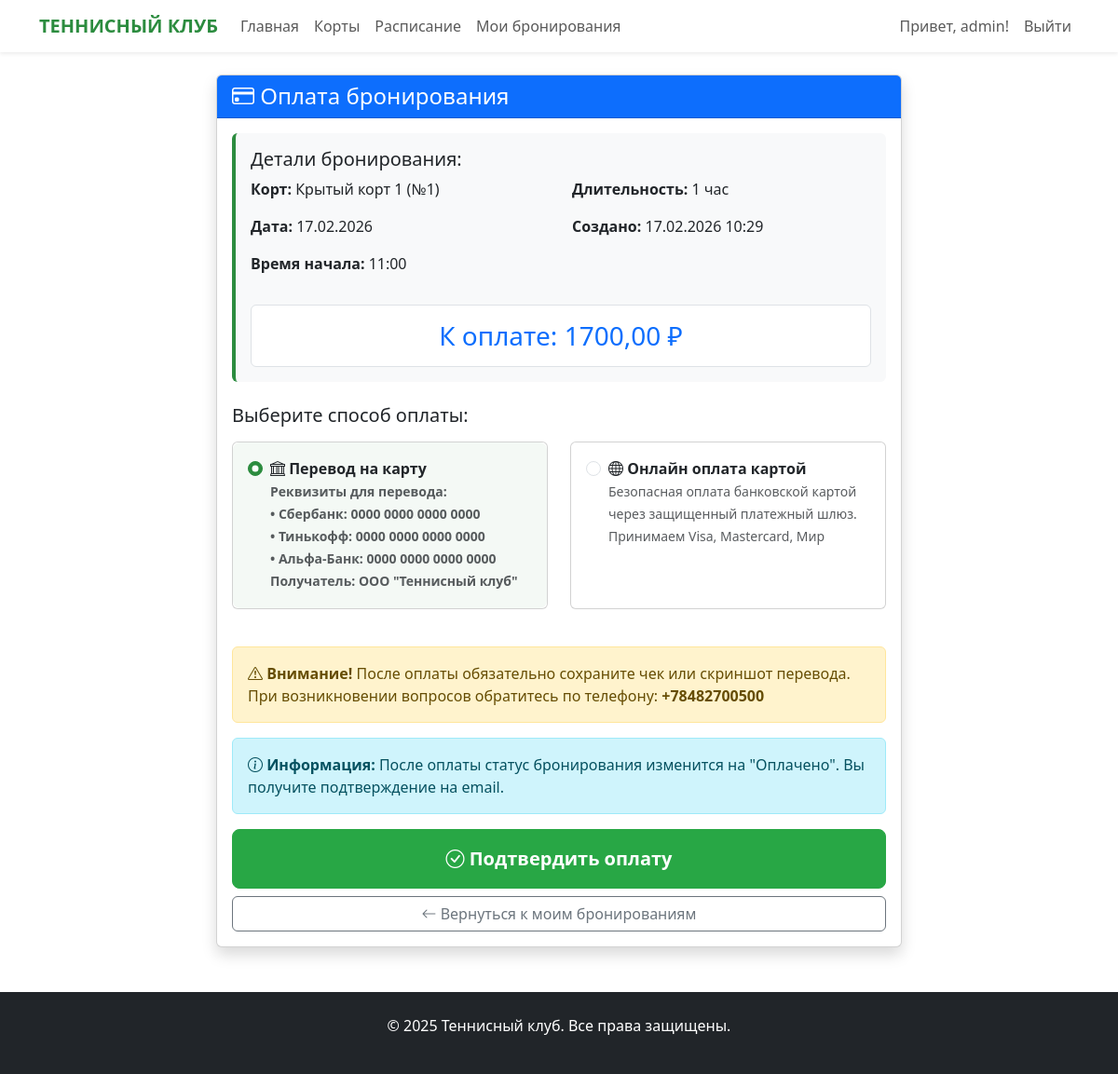
The page /payment/process/9/ (signed in) on the database its author committed.
### users/models.py (models this page shows, shortened)
class CustomUser(AbstractUser):
    phone = models.CharField(max_length=20, verbose_name='Телефон', blank=True)
    address = models.TextField(verbose_name='Адрес', blank=True)
    birth_date = models.DateField(verbose_name='Дата рождения', null=True, blank=True)
    created_at = models.DateTimeField(auto_now_add=True, verbose_name='Дата регистрации')
    updated_at = models.DateTimeField(auto_now=True, verbose_name='Дата обновления')
    class Meta:
        verbose_name = 'Пользователь'
        verbose_name_plural = 'Пользователи'

### booking/models.py (models this page shows, shortened)
class Booking(models.Model):
    PAYMENT_STATUS_CHOICES = [
        ('pending', 'Ожидает оплаты'),
        ('paid', 'Оплачено'),
        ('cancelled', 'Отменено'),
    ]
    PAYMENT_METHOD_CHOICES = [
        ('card_transfer', 'Перевод на карту'),
        ('online', 'Онлайн оплата'),
    ]
    user = models.ForeignKey(
        settings.AUTH_USER_MODEL, on_delete=models.CASCADE, verbose_name='Пользователь')
    court = models.ForeignKey(
        Court, on_delete=models.CASCADE, verbose_name='Корт')
    date = models.DateField(verbose_name='Дата')
    start_time = models.TimeField(verbose_name='Время начала')
    duration = models.DecimalField(
        max_digits=4, decimal_places=1, verbose_name='Длительность (часов)', default=Decimal('1.0'))
    total_price = models.DecimalField(
        max_digits=10, decimal_places=2, verbose_name='Общая стоимость (₽)')
    payment_status = models.CharField(
        max_length=20, choices=PAYMENT_STATUS_CHOICES, default='pending', verbose_name='Статус оплаты')
    payment_method = models.CharField(
        max_length=50, choices=PAYMENT_METHOD_CHOICES, default='card_transfer', verbose_name='Способ оплаты')
    created_at = models.DateTimeField(
        auto_now_add=True, verbose_name='Дата создания')
    notes = models.TextField(verbose_name='Примечания', blank=True)
    class Meta:
        verbose_name = 'Бронирование'
        verbose_name_plural = 'Бронирования'
        ordering = ['date', 'start_time']

class Court(models.Model):
    COURT_TYPES = [
        ('hard', 'Хард'),
        ('clay', 'Грунт'),
        ('grass', 'Трава'),
    ]
    COURT_LOCATION = [
        ('indoor', 'Крытый'),
        ('outdoor', 'Уличный'),
    ]
    number = models.IntegerField(verbose_name='Номер корта', unique=True)
    name = models.CharField(max_length=100, verbose_name='Название корта')
    court_type = models.CharField(
        max_length=20, choices=COURT_TYPES, verbose_name='Тип покрытия')
    location = models.CharField(
        max_length=20, choices=COURT_LOCATION, verbose_name='Расположение')
    price_weekday = models.DecimalField(
        max_digits=10, decimal_places=2, verbose_name='Цена в будни (₽/час)')
    price_weekend = models.DecimalField(
        max_digits=10, decimal_places=2, verbose_name='Цена в выходные (₽/час)')
    description = models.TextField(verbose_name='Описание', blank=True)
    is_active = models.BooleanField(
        default=True, verbose_name='Работает (сезон)')
    is_indoor = models.BooleanField(default=False, verbose_name='Крытый')
    class Meta:
        verbose_name = 'Корт'
        verbose_name_plural = 'Корты'
        ordering = ['number']

### payment/views.py (the view, shortened to what this page needs)
# urls.py: path('process/<int:booking_id>/', views.process_payment, name='process_payment'),
@login_required
def process_payment(request, booking_id):
    booking = get_object_or_404(Booking, id=booking_id, user=request.user)
    if booking.payment_status != 'pending':
        messages.error(request, 'Это бронирование уже оплачено или отменено.')
        return redirect('my_bookings')
    context = {
        'booking': booking,
    }
    return render(request, 'payment/process_payment.html', context)

### booking/templates/payment/process_payment.html (shortened to what this page needs)
{% extends 'base.html' %}
{% block content %}
<div class="row justify-content-center">
    <div class="col-md-8">
        <div class="card shadow">
            <div class="card-header bg-primary text-white">
                <h4 class="mb-0"><i class="bi bi-credit-card"></i> Оплата бронирования</h4>
            </div>
            <div class="card-body">
                <div class="booking-info mb-4 p-3 bg-light rounded">
                    <h5>Детали бронирования:</h5>
                    <div class="row">
                        <div class="col-md-6">
                            <p><strong>Корт:</strong> {{ booking.court.name }} (№{{ booking.court.number }})</p>
                            <p><strong>Дата:</strong> {{ booking.date|date:"d.m.Y" }}</p>
                            <p><strong>Время начала:</strong> {{ booking.start_time|time:"H:i" }}</p>
                        </div>
                        <div class="col-md-6">
                            <p><strong>Длительность:</strong>
                                {% if booking.duration == 0.5 %}30 минут
                                {% elif booking.duration == 1 %}1 час
                                {% elif booking.duration == 1.5 %}1.5 часа
                                {% elif booking.duration == 2 %}2 часа
                                {% elif booking.duration == 2.5 %}2.5 часа
                                {% elif booking.duration == 3 %}3 часа
                                {% elif booking.duration == 3.5 %}3.5 часа
                                {% elif booking.duration == 4 %}4 часа
                                {% else %}{{ booking.duration }} часов{% endif %}
                            </p>
                            <p><strong>Создано:</strong> {{ booking.created_at|date:"d.m.Y H:i" }}</p>
                        </div>
                    </div>
                    <div class="text-center mt-3 p-3 bg-white rounded border">
                        <h3 class="text-primary mb-0">К оплате: {{ booking.total_price }} ₽</h3>
                    </div>
                </div>
                <form method="post">
                    <div class="mb-4">
                        <h5 class="mb-3">Выберите способ оплаты:</h5>
                        <div class="row">
                            <div class="col-md-6 mb-3">
                                <div class="card h-100">
                                    <div class="card-body">
                                        <div class="form-check">
                                            <input class="form-check-input" type="radio" name="payment_method"
                                                   id="card_transfer" value="card_transfer" checked>
                                            <label class="form-check-label" for="card_transfer">
                                                <strong><i class="bi bi-bank"></i> Перевод на карту</strong><br>
                                                <small class="text-muted">
                                                    <strong>Реквизиты для перевода:</strong><br>
                                                    • Сбербанк: 0000 0000 0000 0000<br>
                                                    • Тинькофф: 0000 0000 0000 0000<br>
                                                    • Альфа-Банк: 0000 0000 0000 0000<br>
                                                    <strong>Получатель:</strong> ООО "Теннисный клуб"
                                                </small>
                                            </label>
                                        </div>
                                    </div>
                                </div>
                            </div>
                            <div class="col-md-6 mb-3">
                                <div class="card h-100">
                                    <div class="card-body">
                                        <div class="form-check">
                                            <input class="form-check-input" type="radio" name="payment_method"
                                                   id="online" value="online">
                                            <label class="form-check-label" for="online">
                                                <strong><i class="bi bi-globe"></i> Онлайн оплата картой</strong><br>
                                                <small class="text-muted">
                                                    Безопасная оплата банковской картой через защищенный платежный шлюз.<br>
                                                    Принимаем Visa, Mastercard, Мир
                                                </small>
                                            </label>
                                        </div>
                                    </div>
                                </div>
                            </div>
                        </div>
                    </div>
                    <div class="alert alert-warning">
                        <i class="bi bi-exclamation-triangle"></i>
                        <strong>Внимание!</strong> После оплаты обязательно сохраните чек или скриншот перевода.
                        При возникновении вопросов обратитесь по телефону: <strong>+78482700500</strong>
                    </div>
                    <div class="alert alert-info">
                        <i class="bi bi-info-circle"></i>
                        <strong>Информация:</strong> После оплаты статус бронирования изменится на "Оплачено".
                        Вы получите подтверждение на email.
                    </div>
                    <div class="d-grid gap-2">
                        <button type="submit" class="btn btn-success btn-lg py-3">
                            <i class="bi bi-check-circle"></i> Подтвердить оплату
                        </button>
                        <a href="{% url 'my_bookings' %}" class="btn btn-outline-secondary">
                            <i class="bi bi-arrow-left"></i> Вернуться к моим бронированиям
                        </a>
                    </div>
                </form>
            </div>
        </div>
    </div>
</div>
{% endblock %}

### booking/templates/base.html (shortened to what this page needs)
<!DOCTYPE html>
<html lang="ru">
<head>
    <link href="https://cdn.jsdelivr.net/npm/bootstrap@5.3.0/dist/css/bootstrap.min.css" rel="stylesheet">
    <link rel="stylesheet" href="https://cdn.jsdelivr.net/npm/bootstrap-icons@1.10.0/font/bootstrap-icons.css">
</head>
<body>
    <nav class="navbar navbar-expand-lg navbar-light bg-white shadow-sm">
        <div class="container">
            <a class="navbar-brand" href="{% url 'home' %}">
                 ТЕННИСНЫЙ КЛУБ
            </a>
            <div class="collapse navbar-collapse" id="navbarNav">
                <ul class="navbar-nav me-auto">
                    <li class="nav-item">
                        <a class="nav-link {% if request.path == '/' %}active{% endif %}"
                            href="{% url 'home' %}">Главная</a>
                    </li>
                    <li class="nav-item">
                        <a class="nav-link" href="{% url 'courts_list' %}">Корты</a>
                    </li>
                    <li class="nav-item">
                        <a class="nav-link" href="{% url 'schedule' %}">Расписание</a>
                    </li>
                    {% if user.is_authenticated %}
                    <li class="nav-item">
                        <a class="nav-link" href="{% url 'my_bookings' %}">Мои бронирования</a>
                    </li>
                    {% endif %}
                </ul>
                <div class="navbar-nav">
                    {% if user.is_authenticated %}
                    <span class="nav-item nav-link">Привет, {{ user.first_name|default:user.username }}!</span>
                    <form method="post" action="{% url 'logout' %}" class="nav-item">
                        <button type="submit" class="btn btn-link nav-link"
                            style="border: none; background: none; cursor: pointer;">
                            Выйти
                        </button>
                    </form>
                    {% else %}
                    <a class="nav-item nav-link" href="{% url 'login' %}">Войти</a>
                    <a class="btn btn-primary ms-2" href="{% url 'register' %}">Регистрация</a>
                    {% endif %}
                </div>
            </div>
        </div>
    </nav>
    <main class="container mt-4 mb-5">
        {% block content %}{% endblock %}
    </main>
    <footer class="py-4 bg-dark text-white">
        <div class="container text-center">
            <p>&copy; 2025 Теннисный клуб. Все права защищены.</p>
        </div>
    </footer>
</body>
</html>

### booking/templates/base.html (style rules this page uses)
:root { --primary-color: #2c8c3f; }
.navbar-brand { font-weight: 700; color: var(--primary-color) !important; }

### booking/templates/payment/process_payment.html (style rules this page uses)
.form-check-input:checked { background-color: #2c8c3f; border-color: #2c8c3f; }
.form-check-input:checked + .form-check-label { font-weight: bold; }
.btn-success { background-color: #28a745; border-color: #28a745; font-weight: 600; }
.booking-info { border-left: 4px solid #2c8c3f; }

### rows shown on the page
CustomUser: first_name "admin"
Booking: court.name "Крытый корт 1", court.number "1", date "17.02.2026", start_time "11:00", created_at "17.02.2026 10:29", total_price "1700,00"
